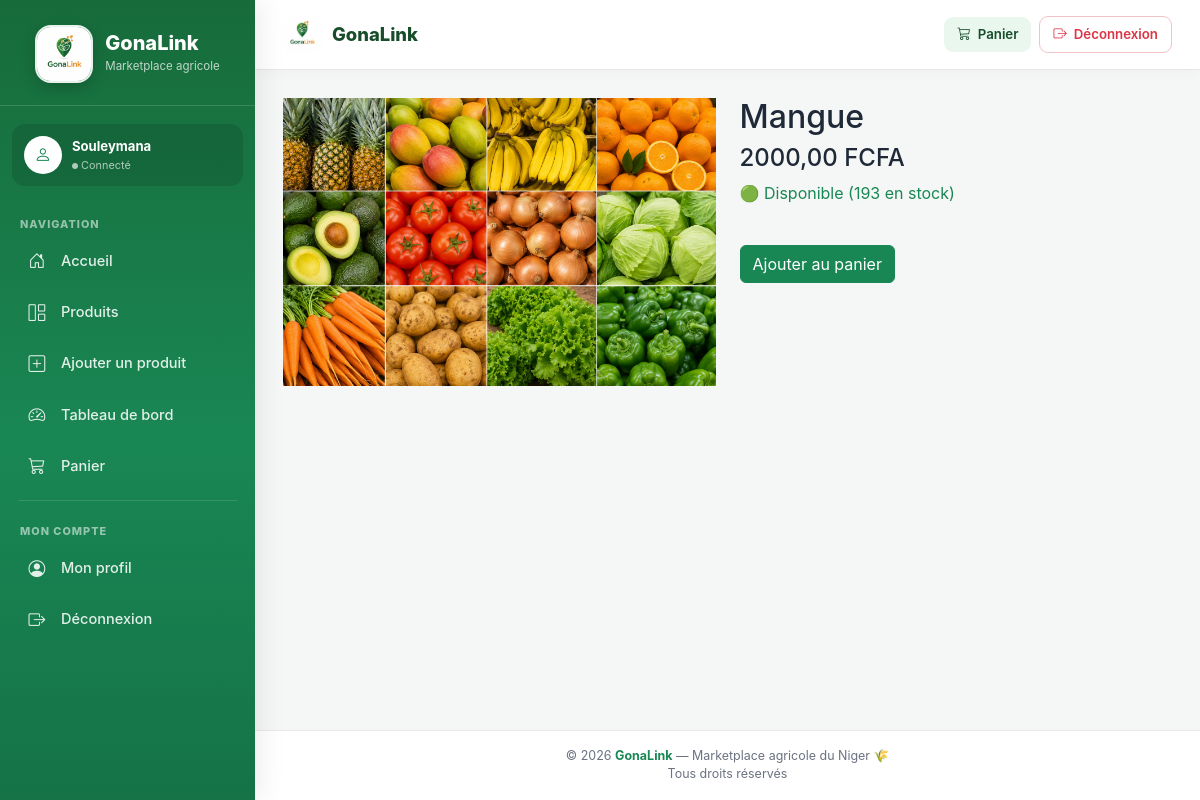
/product/mang/ (signed in), run on the app's committed database.
### accounts/models.py (models this page shows, shortened)
class User(AbstractUser):
    ROLE_CHOICES = (
        ('VENDEUR', 'Vendeur'),
        ('ADMIN', 'Admin'),
    )
    role = models.CharField(max_length=20,choices=ROLE_CHOICES,default="VENDEUR")
    phone = models.CharField(max_length=20,blank=True)
    address = models.TextField(blank=True)

### products/models.py (models this page shows, shortened)
class Product(models.Model):
    UNIT = [
        ("kg", "Kg"),
        ("sac", "Sac"),
        ("piece", "Pièce"),
    ]
    CATEGORY = [
        ("legume", "Légumes"),
        ("fruit", "Fruits"),
        ("cereale", "Céréales"),
        ("forestiers", "Produits forestiers"),
    ]
    seller = models.ForeignKey(
        User,
        on_delete=models.CASCADE,
        null=True,
        blank=True,
        related_name="products",
    )
    category = models.CharField(
        max_length=20,
        choices=CATEGORY,
    )
    name = models.CharField(
        max_length=200,
    )
    slug = models.SlugField(
        max_length=220,
        unique=True,
        blank=True,
    )
    description = models.TextField(
        blank=True,
    )
    origin = models.CharField(
        max_length=100,
        blank=True,
        verbose_name="Provenance",
    )
    price = models.DecimalField(
        max_digits=10,
        decimal_places=2,
    )
    stock = models.PositiveIntegerField(
        default=0,
    )
    unit = models.CharField(
        max_length=10,
        choices=UNIT,
        default="kg",
    )
    image = models.ImageField(
        upload_to="products/",
    )
    available = models.BooleanField(
        default=True,
    )
    created_at = models.DateTimeField(
        auto_now_add=True,
    )
    updated_at = models.DateTimeField(
        auto_now=True,
    )

### products/views.py (the view)
# urls.py: path('product/<slug:slug>/', views.product_detail, name='product_detail'),
def product_detail(request, slug):
    product = get_object_or_404(
        Product.objects.select_related("seller"),
        slug=slug
    )
    return render(
        request,
        "products/detail.html",
        {
            "product": product
        }
    )

### templates/products/detail.html
{% extends 'base.html' %}
{% block content %}
<div class="row">
<div class="col-md-6">
    <img src="{{ product.image.url }}" class="img-fluid">
</div>
<div class="col-md-6">
    <h2>{{ product.name }}</h2>
    <h4>{{ product.price }} FCFA</h4>
    {% if product.stock > 0 %}
        <p class="text-success">
            🟢 Disponible ({{ product.stock }} en stock)
        </p>
    {% else %}
        <p class="text-danger">
            🔴 Rupture de stock
        </p>
    {% endif %}
    <br>
    {% if product.stock > 0 %}
        <a href="{% url 'add_to_cart' product.id %}" class="btn btn-success">
            Ajouter au panier
        </a>
    {% else %}
        <button class="btn btn-secondary" disabled>
            Indisponible
        </button>
    {% endif %}
</div>
</div>
{% endblock %}

### templates/base.html (shortened to what this page needs)
{% load static %}
<!DOCTYPE html>
<html lang="fr">
<head>
    <link
        href="https://cdn.jsdelivr.net/npm/bootstrap@5.3.0/dist/css/bootstrap.min.css"
        rel="stylesheet">
    <link
        href="https://cdn.jsdelivr.net/npm/bootstrap-icons/font/bootstrap-icons.css"
        rel="stylesheet">
</head>
<body class="{% if user.is_authenticated %}authenticated{% endif %}">
{% if user.is_authenticated %}
<aside class="sidebar" id="sidebar">
    <div class="logo-container">
        <div class="logo-wrapper">
            <img
                src="{% static 'images/logo.jpeg' %}"
                class="logo"
                alt="Logo GonaLink">
            <div class="logo-text">
                <div class="logo-title">
                    GonaLink
                </div>
                <div class="logo-subtitle">
                    Marketplace agricole
                </div>
            </div>
        </div>
    </div>
    <div class="sidebar-user">
        <div class="user-avatar">
            <i class="bi bi-person"></i>
        </div>
        <div class="user-info">
            <div class="user-name">
                {{ user.username }}
            </div>
            <div class="user-status">
                <i class="bi bi-circle-fill"
                   style="font-size:6px;"></i>
                Connecté
            </div>
        </div>
    </div>
    <div class="sidebar-section">
        Navigation
    </div>
    <div class="sidebar-menu">
        <a
            href="{% url 'home' %}"
            class="menu-link">
            <i class="bi bi-house-door"></i>
            <span>Accueil</span>
        </a>
        <a
            href="{% url 'product_list' %}"
            class="menu-link">
            <i class="bi bi-grid-1x2"></i>
            <span>Produits</span>
        </a>
        <a
            href="{% url 'product_create' %}"
            class="menu-link">
            <i class="bi bi-plus-square"></i>
            <span>Ajouter un produit</span>
        </a>
        <a
            href="{% url 'dashboard' %}"
            class="menu-link">
            <i class="bi bi-speedometer2"></i>
            <span>Tableau de bord</span>
        </a>
        <a
            href="{% url 'cart' %}"
            class="menu-link">
            <i class="bi bi-cart3"></i>
            <span>Panier</span>
        </a>
    </div>
    <div class="sidebar-divider"></div>
    <div class="sidebar-section">
        Mon compte
    </div>
    <div class="sidebar-menu">
        <a
            href="{% url 'profile' %}"
            class="menu-link">
            <i class="bi bi-person-circle"></i>
            <span>Mon profil</span>
        </a>
        <a
            href="{% url 'logout' %}"
            class="menu-link">
            <i class="bi bi-box-arrow-right"></i>
            <span>Déconnexion</span>
        </a>
    </div>
</aside>
{% endif %}
<div class="main-wrapper">
    <nav class="top-navbar">
        <a
            class="navbar-brand-custom"
            href="{% url 'home' %}">
            <img
                src="{% static 'images/logo.jpeg' %}"
                alt="Logo GonaLink">
            <span>
                GonaLink
            </span>
        </a>
        {% if user.is_authenticated %}
            <a
                href="{% url 'cart' %}"
                class="nav-action nav-cart me-2">
                <i class="bi bi-cart3"></i>
                <span>
                    Panier
                </span>
            </a>
            <a
                href="{% url 'logout' %}"
                class="nav-action nav-logout">
                <i class="bi bi-box-arrow-right"></i>
                <span>
                    Déconnexion
                </span>
            </a>
        {% endif %}
    </nav>
    <main class="content">
        {% block content %}
        {% endblock %}
    </main>
    <footer class="footer">
        © 2026
        <strong>GonaLink</strong>
        — Marketplace agricole du Niger 🌾
        <br>
        <span>
            Tous droits réservés
        </span>
    </footer>
</div>
</body>
</html>

### templates/base.html (style rules this page uses)
:root { --green-dark: #174d2a; --green: #198754; --green-light: #eaf7ef; --orange: #f28c28; --orange-dark: #dc7417; --sidebar-width: 255px; --background: #f5f7f6; --text-dark: #1f2937; --text-muted: #6b7280; --border: #e5e7eb; --white: #ffffff; }
* { box-sizing: border-box; }
html, body { margin: 0; padding: 0; min-height: 100%; font-family: "Inter", "Segoe UI", Roboto, Arial, sans-serif; background: var(--background); color: var(--text-dark); }
body { overflow-x: hidden; }
a { text-decoration: none; }
.sidebar { position: fixed; top: 0; left: 0; width: var(--sidebar-width); height: 100vh; background: linear-gradient( 180deg, #176b3a 0%, #198754 55%, #157347 100% ); color: white; z-index: 1100; overflow-y: auto; box-shadow: 5px 0 25px rgba(0,0,0,.08); transition: transform .3s ease; }
.logo-container { padding: 25px 18px 22px; border-bottom: 1px solid rgba(255,255,255,.15); margin-bottom: 12px; }
.logo-wrapper { display: flex; align-items: center; justify-content: center; gap: 12px; }
.logo { width: 58px; height: 58px; object-fit: cover; border-radius: 16px; border: 2px solid rgba(255,255,255,.9); box-shadow: 0 5px 15px rgba(0,0,0,.18); }
.logo-text { display: flex; flex-direction: column; }
.logo-title { font-size: 1.25rem; font-weight: 800; color: white; line-height: 1.1; }
.logo-subtitle { font-size: .72rem; color: rgba(255,255,255,.72); margin-top: 4px; }
.sidebar-section { padding: 12px 20px 6px; color: rgba(255,255,255,.55); font-size: .68rem; font-weight: 800; text-transform: uppercase; letter-spacing: 1px; }
.sidebar-menu { padding: 0 12px; }
.sidebar a.menu-link { display: flex; align-items: center; gap: 13px; color: rgba(255,255,255,.88); padding: 11px 14px; margin-bottom: 4px; border-radius: 10px; font-size: .91rem; font-weight: 500; transition: all .2s ease; }
.sidebar a.menu-link i { width: 22px; text-align: center; font-size: 1.05rem; }
.sidebar-user { margin: 18px 12px; padding: 12px; border-radius: 13px; background: rgba(0,0,0,.12); display: flex; align-items: center; gap: 10px; }
.user-avatar { width: 38px; height: 38px; border-radius: 50%; background: white; color: var(--green); display: flex; align-items: center; justify-content: center; font-size: 1.05rem; font-weight: 800; }
.user-info { min-width: 0; }
.user-name { color: white; font-size: .82rem; font-weight: 700; white-space: nowrap; overflow: hidden; text-overflow: ellipsis; }
.user-status { color: rgba(255,255,255,.65); font-size: .68rem; }
.sidebar-divider { height: 1px; background: rgba(255,255,255,.12); margin: 10px 18px; }
body.authenticated .main-wrapper { margin-left: var(--sidebar-width); }
.main-wrapper { min-height: 100vh; display: flex; flex-direction: column; }
.top-navbar { height: 70px; background: rgba(255,255,255,.96); backdrop-filter: blur(12px); border-bottom: 1px solid var(--border); display: flex; align-items: center; padding: 0 28px; position: sticky; top: 0; z-index: 1000; box-shadow: 0 2px 15px rgba(0,0,0,.03); }
.navbar-brand-custom { display: flex; align-items: center; gap: 10px; color: var(--green-dark); font-weight: 800; font-size: 1.15rem; }
.navbar-brand-custom img { width: 39px; height: 39px; border-radius: 11px; object-fit: cover; }
.nav-action { display: inline-flex; align-items: center; gap: 7px; padding: 8px 13px; border-radius: 9px; font-size: .83rem; font-weight: 600; transition: .2s; }
.nav-cart { color: var(--green-dark); background: var(--green-light); }
.nav-logout { color: #dc3545; border: 1px solid #f1c2c7; }
.content { flex: 1; padding: 28px; width: 100%; }
.footer { margin-top: auto; background: white; border-top: 1px solid var(--border); color: var(--text-muted); text-align: center; padding: 16px 20px; font-size: .78rem; }
.footer strong { color: var(--green); }

### data on the page
User: username "Souleymana"
Product: image (picture), name "Mangue", price "2000,00", stock "193"
